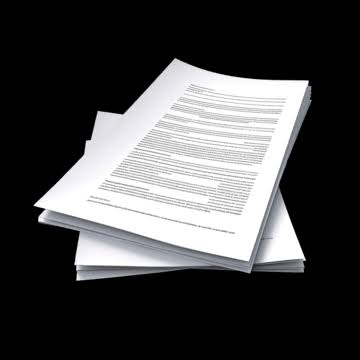
#> input picture Day16/input_images/document.jpg, 360 x 360 px, found by its file name; its folder holds only this picture in this run
$ python document_enhancement_tool.py
#> lines starting #> are read from the running program, lines starting #| are printed output that depends on the picture; after the words box and inside, x2 and y2 are one past the last pixel; in counts of white or black regions, pixels touching at a corner belong together
#> in process_document, image is the input picture: shape (360, 360, 3); mean B, G, R 72.6, 71.9, 71.9
# ==========================================================
# MLB Summer Internship - Day 17
# Document Image Enhancement Tool
# ==========================================================

import cv2
import os
import numpy as np


# ==========================================================
# Configuration
# ==========================================================

INPUT_FOLDER = "input_images"
OUTPUT_FOLDER = "output_images"

PERSPECTIVE_FOLDER = os.path.join(
    OUTPUT_FOLDER,
    "perspective_corrected"
)

COMPARISON_FOLDER = os.path.join(
    OUTPUT_FOLDER,
    "comparisons"
)

ENHANCED_FOLDER = os.path.join(
    OUTPUT_FOLDER,
    "enhanced"
)

os.makedirs(PERSPECTIVE_FOLDER, exist_ok=True)
os.makedirs(COMPARISON_FOLDER, exist_ok=True)
os.makedirs(ENHANCED_FOLDER, exist_ok=True)


# ==========================================================
# Utility Functions
# ==========================================================

def resize_for_comparison(image, width=500):
    """
    Resize an image while maintaining its aspect ratio.
    """

    height, original_width = image.shape[:2]

    ratio = width / original_width
    new_height = int(height * ratio)

    return cv2.resize(
        image,
        (width, new_height),
        interpolation=cv2.INTER_AREA
    )


# ==========================================================
# Perspective Correction
# ==========================================================

# [87 lines left out: functions order_points, four_point_transform, not called in this run]


# ==========================================================
# Automatic Document Detection
# ==========================================================

def detect_document(image):
    """
    Attempt to locate the largest four-sided contour
    that can represent a document.
    """

    grayscale = cv2.cvtColor(
        image,
        cv2.COLOR_BGR2GRAY
    )

    blurred = cv2.GaussianBlur(
        grayscale,
        (5, 5),
        0
    )
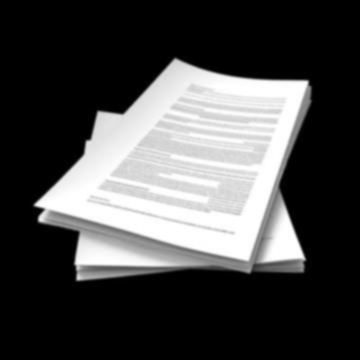
#> blurred: shape (360, 360); min 0, max 255, mean 72

    edges = cv2.Canny(
        blurred,
        50,
        150
    )
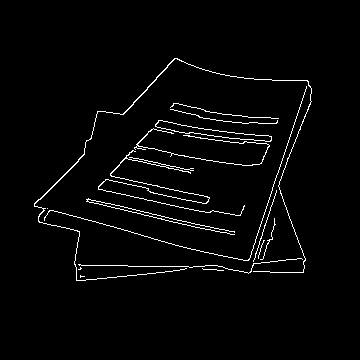
#> edges: shape (360, 360); 2.6% white in thin lines or dots, all inside (x1, y1, x2, y2) = (34, 58, 312, 281)

    contours, _ = cv2.findContours(
        edges,
        cv2.RETR_LIST,
        cv2.CHAIN_APPROX_SIMPLE
    )
#> contours = 17 contours, 12 with area under 20; largest, box (x1, y1, x2, y2) and area: (155, 120, 272, 142) 692, (155, 120, 272, 142) 684, (34, 58, 312, 281) 132, (98, 150, 245, 216) 44, (134, 128, 270, 166) 30

    contours = sorted(
        contours,
        key=cv2.contourArea,
        reverse=True
    )

    image_area = image.shape[0] * image.shape[1]
#> image_area = 129600

    for contour in contours:

        area = cv2.contourArea(contour)

        # Ignore very small contours
        if area < image_area * 0.20:
            continue

        perimeter = cv2.arcLength(
            contour,
            True
        )

        approximation = cv2.approxPolyDP(
            contour,
            0.02 * perimeter,
            True
        )

        if len(approximation) == 4:

            return approximation.reshape(4, 2)
#> this loop made 17 passes
#> area on passes 1 to 5: 691.5, 683.5, 132.5, 43.5, 30

    return None


# ==========================================================
# Grayscale Conversion
# ==========================================================

def convert_to_grayscale(image):
    """
    Convert BGR image to grayscale.
    """

    return cv2.cvtColor(
        image,
        cv2.COLOR_BGR2GRAY
    )


# ==========================================================
# Noise Reduction
# ==========================================================

def reduce_noise(image):
    """
    Reduce noise while preserving important edges.
    """

    return cv2.bilateralFilter(
        image,
        9,
        75,
        75
    )


# ==========================================================
# Brightness and Contrast
# ==========================================================

def enhance_brightness_contrast(
    image,
    brightness=10,
    contrast=1.2
):
    """
    Adjust brightness and contrast.

    alpha = contrast
    beta  = brightness
    """
#> called with brightness = 10, contrast = 1.2

    return cv2.convertScaleAbs(
        image,
        alpha=contrast,
        beta=brightness
    )
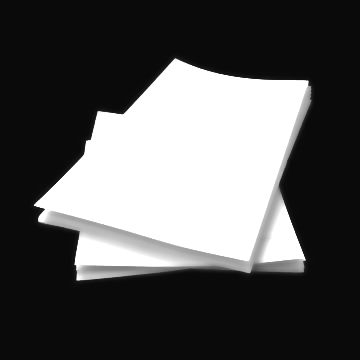
#> returned value: shape (360, 360); min 10, max 255, mean 85.9


# ==========================================================
# Sharpening
# ==========================================================

def sharpen_image(image):
    """
    Enhance document edges and text using
    a sharpening kernel.
    """

    kernel = np.array(
        [
            [0, -1, 0],
            [-1, 5, -1],
            [0, -1, 0]
        ],
        dtype=np.float32
    )

    return cv2.filter2D(
        image,
        -1,
        kernel
    )


# ==========================================================
# Complete Enhancement Pipeline
# ==========================================================

def enhance_document(image):
    """
    Complete document enhancement pipeline.

    Steps:
    1. Perspective correction
    2. Grayscale conversion
    3. Noise reduction
    4. Brightness and contrast enhancement
    5. Sharpening
    """

    # ------------------------------------------------------
    # Step 1: Perspective Correction
    # ------------------------------------------------------

    document_points = detect_document(image)

    if document_points is not None:

        corrected = four_point_transform(
            image,
            document_points
        )

        perspective_status = "Detected"

    else:

        corrected = image.copy()

        perspective_status = (
            "Not detected - original geometry retained"
        )

    # ------------------------------------------------------
    # Step 2: Grayscale
    # ------------------------------------------------------

    grayscale = convert_to_grayscale(
        corrected
    )

    # ------------------------------------------------------
    # Step 3: Noise Reduction
    # ------------------------------------------------------

    denoised = reduce_noise(
        grayscale
    )

    # ------------------------------------------------------
    # Step 4: Brightness and Contrast
    # ------------------------------------------------------

    enhanced = enhance_brightness_contrast(
        denoised,
        brightness=10,
        contrast=1.2
    )

    # ------------------------------------------------------
    # Step 5: Sharpening
    # ------------------------------------------------------

    final_image = sharpen_image(
        enhanced
    )

    return (
        corrected,
        final_image,
        perspective_status
    )


# ==========================================================
# Create Before / After Comparison
# ==========================================================

def create_comparison(original, enhanced):
    """
    Create a side-by-side comparison image.
    """

    original_preview = resize_for_comparison(
        original
    )

    enhanced_preview = resize_for_comparison(
        enhanced
    )

    # Make both images the same height
    target_height = min(
        original_preview.shape[0],
        enhanced_preview.shape[0]
    )
#> target_height = 500

    original_preview = cv2.resize(
        original_preview,
        (
            original_preview.shape[1],
            target_height
        )
    )

    enhanced_preview = cv2.resize(
        enhanced_preview,
        (
            enhanced_preview.shape[1],
            target_height
        )
    )

    # Convert grayscale enhanced image to BGR
    # so both images can be combined.
    if len(enhanced_preview.shape) == 2:

        enhanced_preview = cv2.cvtColor(
            enhanced_preview,
            cv2.COLOR_GRAY2BGR
        )

    # Add labels
    cv2.putText(
        original_preview,
        "Original",
        (20, 35),
        cv2.FONT_HERSHEY_SIMPLEX,
        1,
        (0, 0, 255),
        2,
        cv2.LINE_AA
    )
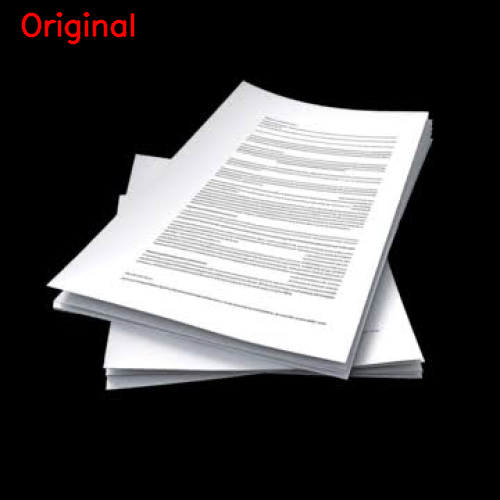
#> original_preview: shape (500, 500, 3); mean B, G, R 72.6, 71.9, 72.9

    cv2.putText(
        enhanced_preview,
        "Enhanced",
        (20, 35),
        cv2.FONT_HERSHEY_SIMPLEX,
        1,
        (0, 150, 0),
        2,
        cv2.LINE_AA
    )
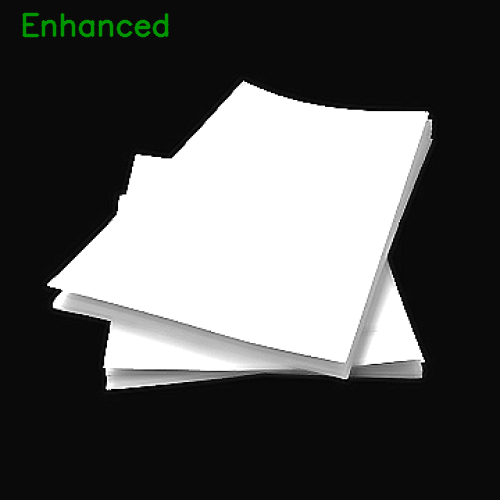
#> enhanced_preview: shape (500, 500, 3); mean B, G, R 85.5, 86.3, 85.5

    comparison = np.hstack(
        [
            original_preview,
            enhanced_preview
        ]
    )
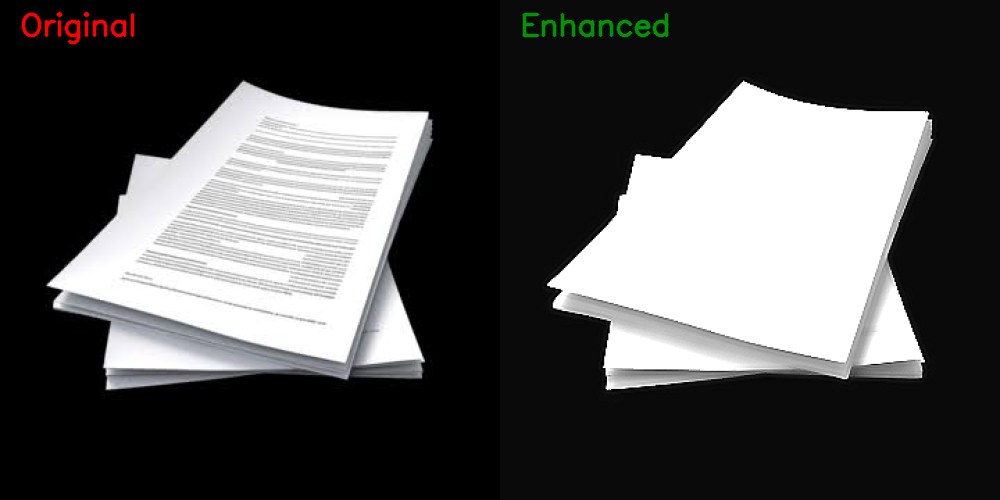
#> comparison: shape (500, 1000, 3); mean B, G, R 79.1, 79.1, 79.2

    return comparison


# ==========================================================
# Process One Document
# ==========================================================

def process_document(filename):

    input_path = os.path.join(
        INPUT_FOLDER,
        filename
    )

    if not os.path.exists(input_path):

        print(
            f"Skipping missing file: {filename}"
        )

        return

    image = cv2.imread(
        input_path
    )

    if image is None:

        print(
            f"Unable to read: {filename}"
        )

        return

    print(
        f"\nProcessing: {filename}"
    )

    corrected, enhanced, status = enhance_document(
        image
    )

    base_name = os.path.splitext(
        filename
    )[0]

    # ------------------------------------------------------
    # Output Paths
    # ------------------------------------------------------

    corrected_path = os.path.join(
        PERSPECTIVE_FOLDER,
        f"{base_name}_perspective_corrected.jpg"
    )

    enhanced_path = os.path.join(
        ENHANCED_FOLDER,
        f"{base_name}_enhanced.jpg"
    )

    comparison_path = os.path.join(
        COMPARISON_FOLDER,
        f"{base_name}_comparison.jpg"
    )

    # ------------------------------------------------------
    # Save Perspective Corrected Image
    # ------------------------------------------------------

    cv2.imwrite(
        corrected_path,
        corrected
    )

    # ------------------------------------------------------
    # Save Final Enhanced Image
    # ------------------------------------------------------

    cv2.imwrite(
        enhanced_path,
        enhanced
    )

    # ------------------------------------------------------
    # Create and Save Comparison
    # ------------------------------------------------------

    comparison = create_comparison(
        image,
        enhanced
    )

    cv2.imwrite(
        comparison_path,
        comparison
    )

    # ------------------------------------------------------
    # Console Output
    # ------------------------------------------------------

    print(
        f"Perspective correction: {status}"
    )
#| Perspective correction: Not detected - original geometry retained

    print(
        f"✓ Corrected : {corrected_path}"
    )

    print(
        f"✓ Enhanced  : {enhanced_path}"
    )

    print(
        f"✓ Comparison: {comparison_path}"
    )


# ==========================================================
# Main Program
# ==========================================================

def main():

    print("=" * 70)
    print(
        "Day 17 - Document Image Enhancement Tool"
    )
    print("=" * 70)

    if not os.path.exists(INPUT_FOLDER):

        raise FileNotFoundError(
            f"Input folder not found: {INPUT_FOLDER}"
        )

    image_files = [
        file
        for file in os.listdir(INPUT_FOLDER)
        if file.lower().endswith(
            (
                ".jpg",
                ".jpeg",
                ".png"
            )
        )
    ]

    if not image_files:

        raise FileNotFoundError(
            "No document images were found inside input_images."
        )

    print(
        f"\nDocuments found: {len(image_files)}"
    )

    # Process all documents
    for filename in sorted(image_files):

        process_document(
            filename
        )

    print("\n" + "=" * 70)
    print(
        "Document enhancement completed successfully."
    )
    print("=" * 70)

    print("\nOutput folders:")

    print(
        f"Perspective corrected : "
        f"{PERSPECTIVE_FOLDER}"
    )

    print(
        f"Enhanced images       : "
        f"{ENHANCED_FOLDER}"
    )

    print(
        f"Comparisons            : "
        f"{COMPARISON_FOLDER}"
    )


# ==========================================================
# Entry Point
# ==========================================================

if __name__ == "__main__":

    main()
